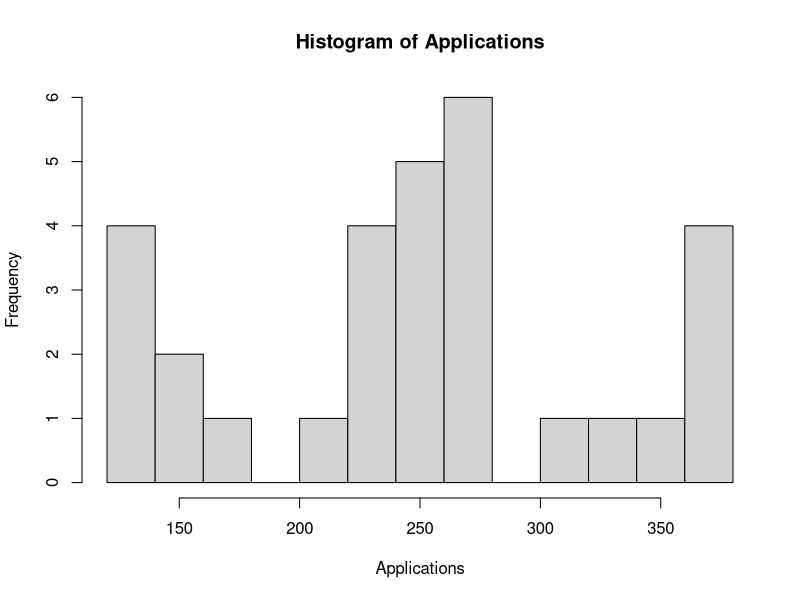
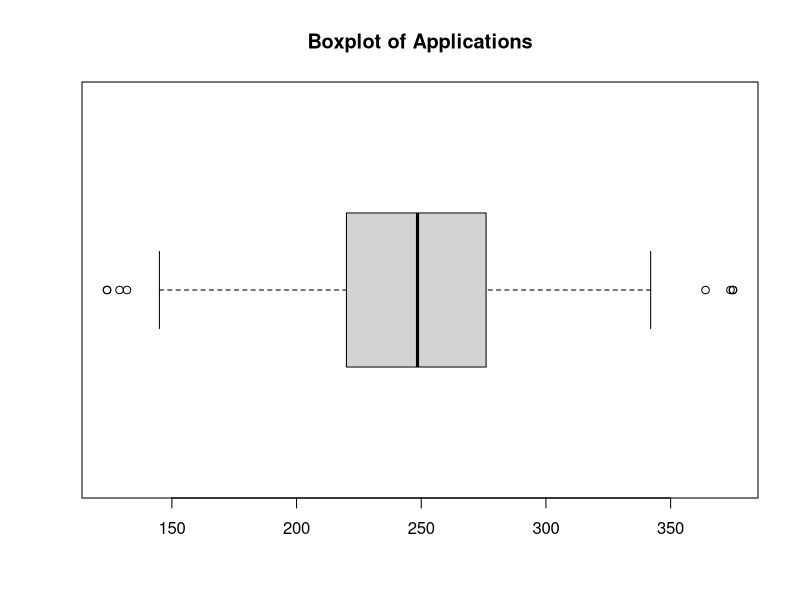
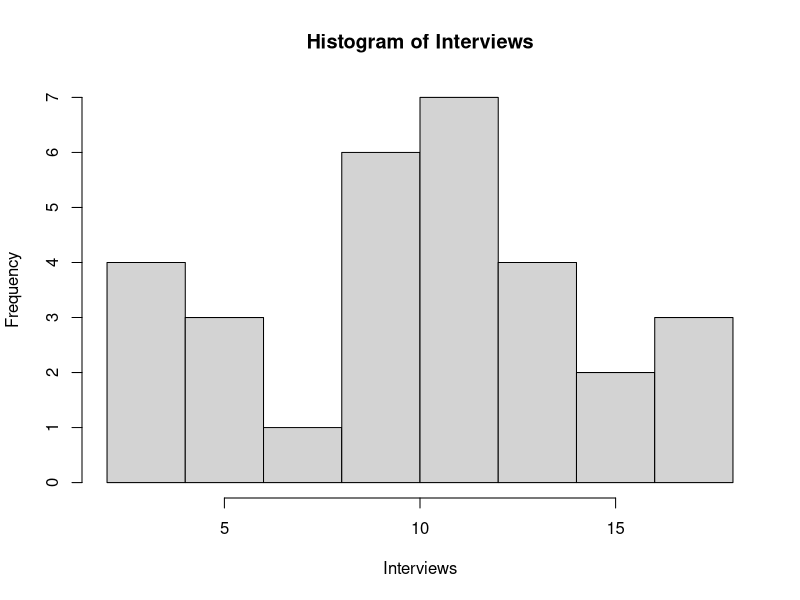
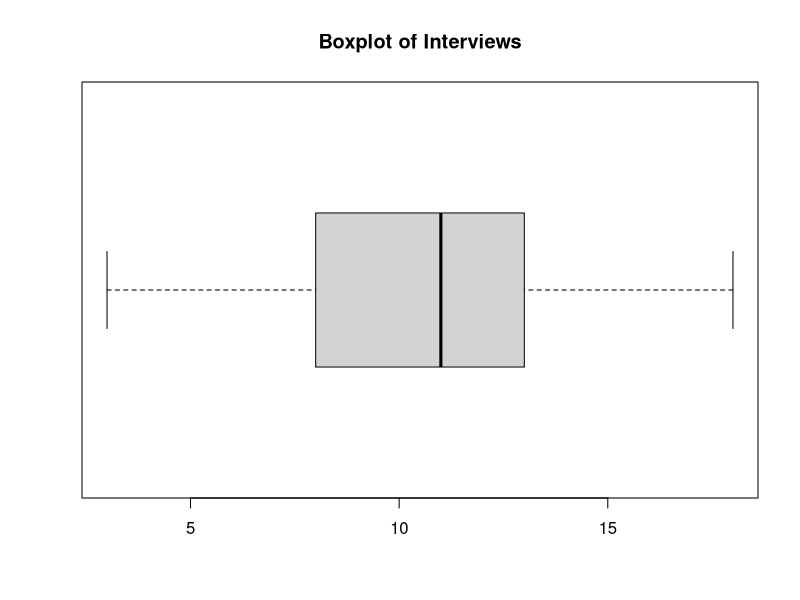
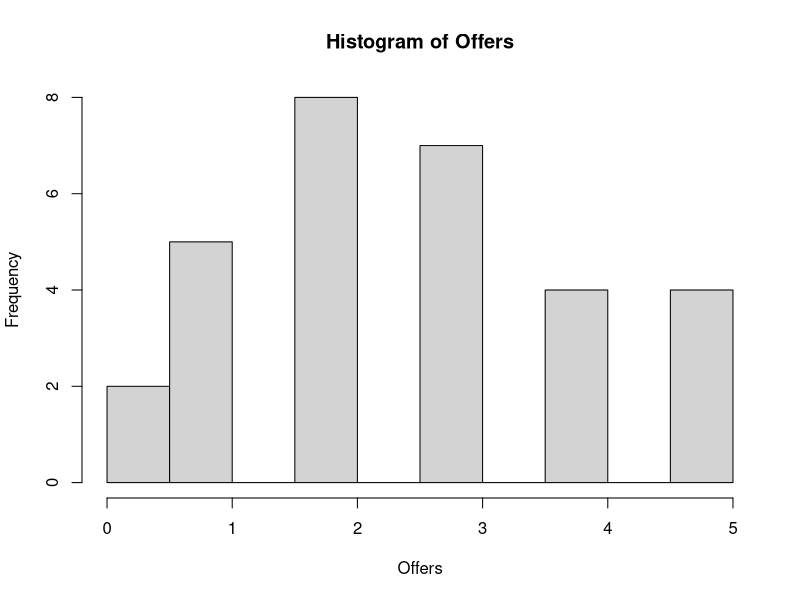
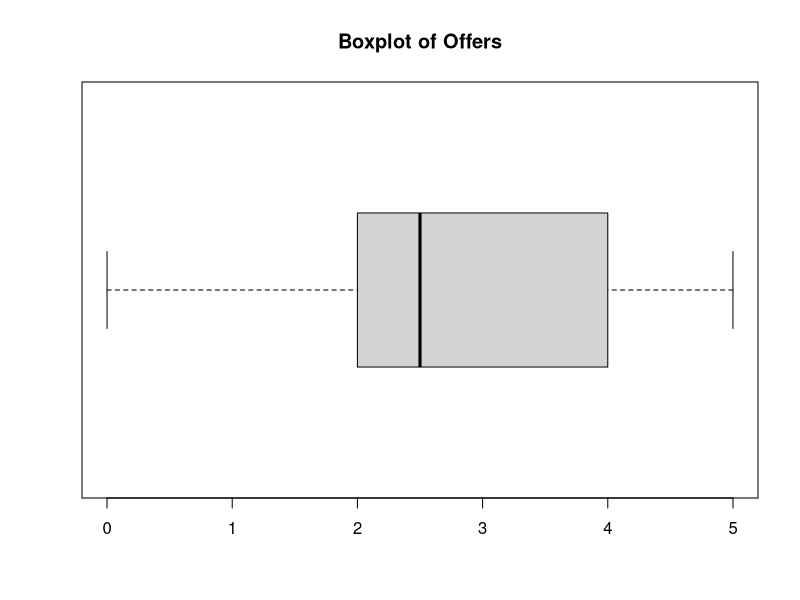
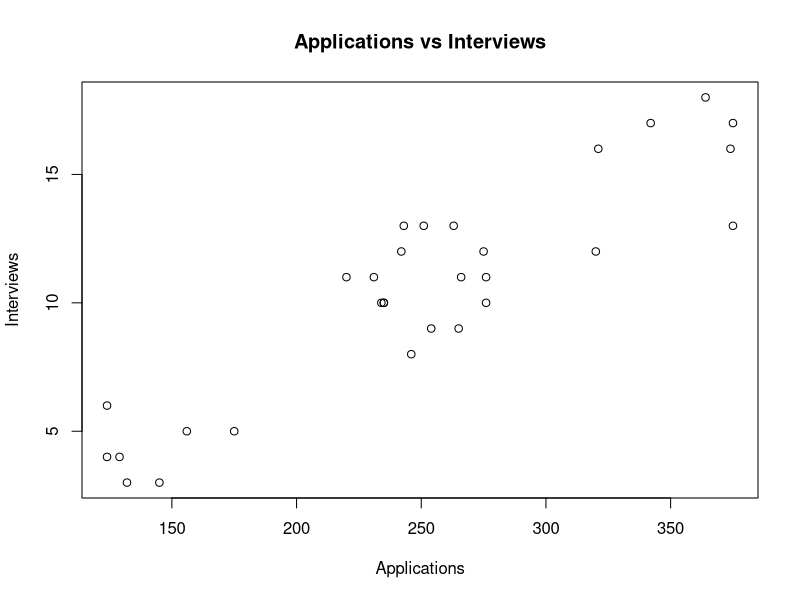
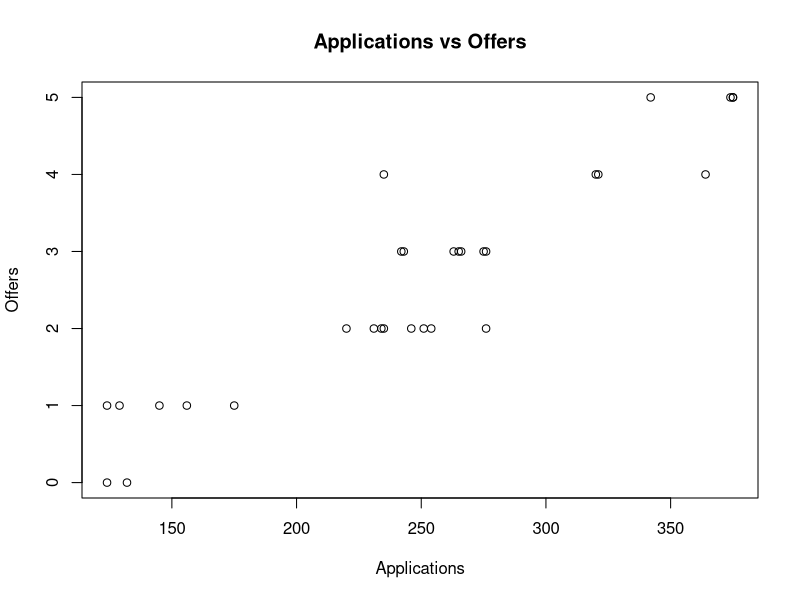

R code for these plots, in order:
library(ggpubr)
library(cowplot)

data <- read.csv("./data.csv")


print("Applications:")
mean(data$applications)
median(data$applications)
sd(data$applications)
shapiro.test(data$applications)
t.test(data$applications)$conf.int
hist(data$applications, breaks=10, main="Histogram of Applications", xlab="Applications")
boxplot(data$applications, main="Boxplot of Applications", horizontal=TRUE)


print("Interviews:")
mean(data$interviews)
median(data$interviews)
sd(data$interviews)
shapiro.test(data$interviews)
t.test(data$interviews)$conf.int
hist(data$interviews, breaks=10, main="Histogram of Interviews", xlab="Interviews")
boxplot(data$interviews, main="Boxplot of Interviews", horizontal=TRUE)


print("Offers:")
mean(data$offers)
median(data$offers)
sd(data$offers)
shapiro.test(data$offers)
t.test(data$offers)$conf.int
hist(data$offers, breaks=10, main="Histogram of Offers", xlab="Offers")
boxplot(data$offers, main="Boxplot of Offers", horizontal=TRUE)


plot(data$applications, data$interviews, main="Applications vs Interviews", xlab="Applications", ylab="Interviews")
plot(data$applications, data$offers, main="Applications vs Offers", xlab="Applications", ylab="Offers")

cor(data[, c("applications", "interviews", "offers")])
